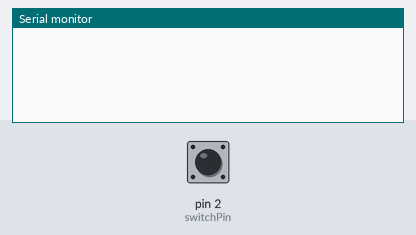
The sketch below on a simulated Arduino Uno, built with avr-gcc and run on an emulated ATmega328P. Parts: the last lines printed to the serial monitor. The inputs (shaded band) are chosen by the test bench; at power-on: pin 2 (switchPin) LOW.

Above: at 1.2 s.
1.3 s: pin 2 (switchPin) pulled HIGH for 0.15 s
At 2.6 s:
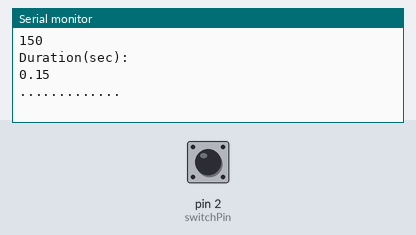
2.9 s: pin 2 (switchPin) pulled HIGH for 1 s
At 3.5 s:
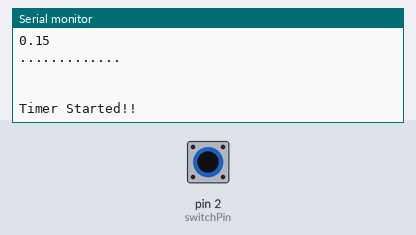
5.4 s: pin 2 (switchPin) pulled HIGH for 0.15 s
At 6.0 s:
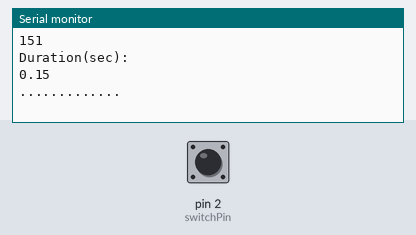
Timing chart, 0 to 8.4 s (numbered marks = the images above; inputs shaded):
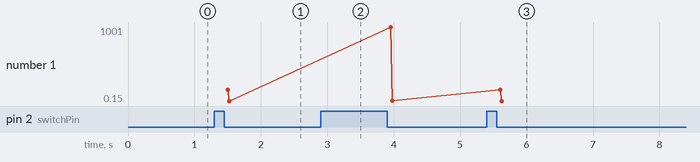

Measured:
- after the input at 1.3 s, the serial monitor: prints a new line at once (image 1)
- after the input at 5.4 s, the serial monitor: prints a new line after 0.20 s (image 3)
- plotted number 1: 0.15 → 1 after the input at 2.9 s, 1 → 0.15 after the input at 5.4 s

The sketch:

Stopwatch1.ino
```cpp
    const int switchPin = 2; // the number of the input pin
    long startTime; // store in starting time here
    long duration; // variable to store how long the timer has been running
    float secduration; // variable to store the duration in seconds
    boolean currentPress;
    boolean isPress;

    void setup()
    {
        Serial.begin(9600);
        currentPress = true;
        isPress = false;
    }

    void loop()
    {
    if(digitalRead(switchPin) == HIGH && currentPress){
        currentPress = false;
        isPress = true;
        startTime = millis();
        Serial.println(" ");
        Serial.println("Timer Started!!");
    }
    if(digitalRead(switchPin) == LOW && isPress){
        Serial.println(".............");
        Serial.println("Timer Stopped");
        duration = millis() - startTime;
        secduration = duration/1000.0;
        Serial.println("Duration(millisec): ");
        Serial.println(duration);
        Serial.println("Duration(sec): ");
        Serial.println(secduration);
        currentPress = true;
        isPress = false;
        Serial.println(".............");
        Serial.println(" ");
    }
}
```
